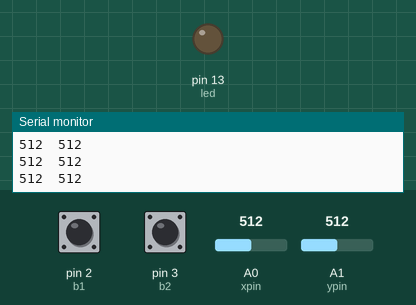
Recording of a sketch running on a simulated Arduino Uno, built with avr-gcc and run on an emulated ATmega328P. Shown: output pins drawn as LEDs (lit = HIGH), the last lines printed to the serial monitor. Dashed ring = blinking. The inputs (shaded band) are chosen by the test bench; at power-on: pin 2 (b1) HIGH, A0 (xpin) = 512, A1 (ypin) = 512, pin 3 (b2) HIGH.

Above: at 1.2 s.
1.3 s: pin 2 (b1) pulled LOW for 3.2 s
At 1.7 s:
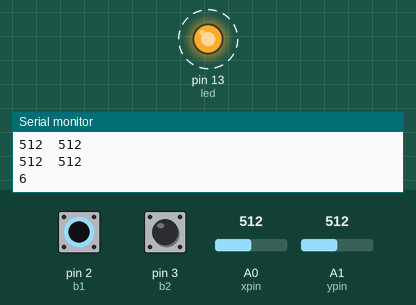
6.3 s: A0 (xpin) set to 452
9.3 s: A0 (xpin) set to 423
10.8 s: A1 (ypin) set to 986
13.8 s: A1 (ypin) set to 1008
16.8 s: pin 3 (b2) pulled LOW for 0.15 s
At 17.2 s:
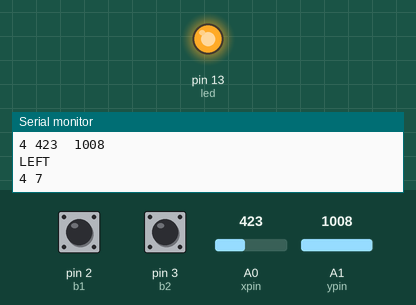
Timing chart, 0 to 19.8 s (numbered marks = the images above; inputs shaded):
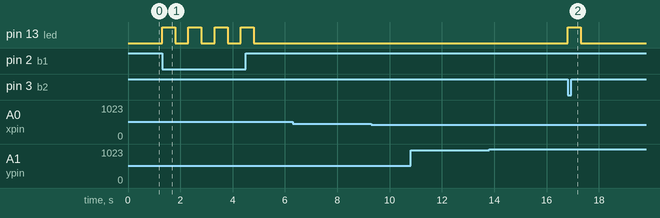

Measured:
- after the input at 1.3 s, pin 13 (led): alternates HIGH for 0.50 s and LOW for 0.50 s, 8 changes in all, then stays LOW, starting at once
- after the input at 16.8 s, pin 13 (led): LOW → HIGH at once, → LOW 0.50 s later

The sketch:

sketch_oct22a.ino
```cpp
#include <SoftwareSerial.h>
SoftwareSerial mySerial(10, 11); // RX, TX

// these constants describe the pins. They won't change:
const int groundpin = 18;             // analog input pin 4 -- ground
const int powerpin = 19;              // analog input pin 5 -- voltage
const int xpin = A0;                  // x-axis of the accelerometer
const int ypin = A1;                  // y-axis
const int zpin = A2;                  // z-axis (only on 3-axis models)
int  xval,yval;
int b1 = 2;
int b2 = 3;
int led = 13;

void setup()
{
  // initialize the serial communications:
  Serial.begin(9600);
    mySerial.begin(9600);
  pinMode(b1, INPUT_PULLUP);
  pinMode(b2, INPUT_PULLUP);
  pinMode(led, OUTPUT);

  // Provide ground and power by using the analog inputs as normal
  // digital pins.  This makes it possible to directly connect the
  // breakout board to the Arduino.  If you use the normal 5V and
  // GND pins on the Arduino, you can remove these lines.
 // pinMode(groundpin, OUTPUT);
 // pinMode(powerpin, OUTPUT);
 // digitalWrite(groundpin, LOW);
 // digitalWrite(powerpin, HIGH);
}

void loop()
{
//delay(500); slow
  if(digitalRead(b1) == LOW)
  {
     digitalWrite(led, HIGH);   // turn the LED on (HIGH is the voltage level)

 mySerial.print("6");
Serial.print("6");
delay(500);
// while(digitalRead(b1) == LOW){delay(100); }
 digitalWrite(led, LOW);   // turn the LED on (HIGH is the voltage level)
delay(500);
  }
  if(digitalRead(b2) == LOW)
  {
 digitalWrite(led, HIGH);   // turn the LED on (HIGH is the voltage level)
  mySerial.print("7");
Serial.print("7");
delay(500);
// while(digitalRead(b2) == LOW){delay(100); }
 digitalWrite(led, LOW);   // turn the LED on (HIGH is the voltage level)
delay(500);
  }

  xval=analogRead(xpin);
  Serial.print(xval);
  Serial.print("\t");
  yval=analogRead(ypin);
Serial.print(yval);
  // print a tab between values:
  Serial.print("\t");
//  Serial.print(analogRead(zpin));
  Serial.println();
  // delay before next reading:
///*
if(xval>260 && xval<330){
  Serial.print("RIGHT ");Serial.println();
      Serial.print("3 ");//Serial.println();
     mySerial.print("3");

}else
if(xval>360 && xval<440){
  Serial.print("LEFT ");Serial.println();
 Serial.print("4 ");///Serial.println();
 mySerial.print("4");

}else
if(yval>260 && yval<330){
      Serial.print("up ");Serial.println();
      Serial.print("1 ");//Serial.println();
 mySerial.print("1");
 }else
if(yval>360 && yval<440){
      Serial.print("dwn ");Serial.println();
      Serial.print("2 ");//Serial.println();
 mySerial.print("2");
}else{
//Serial.print("6 ");
}
//*/

 // delay(1000);
}
```
